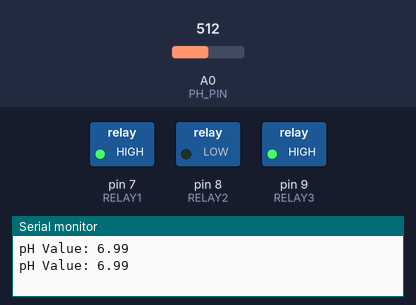
Simulated run of this sketch. Board: Arduino Uno, built with avr-gcc and run on an emulated ATmega328P. Parts: switched loads named in the sketch (green lamp = pin HIGH), the last lines printed to the serial monitor. Inputs (shaded band) come from the test bench; at power-on: A0 (PH_PIN) = 512.

Above: at 2.8 s.
2.9 s: A0 (PH_PIN) set to 535
5.6 s: A0 (PH_PIN) set to 564
At 7.2 s:
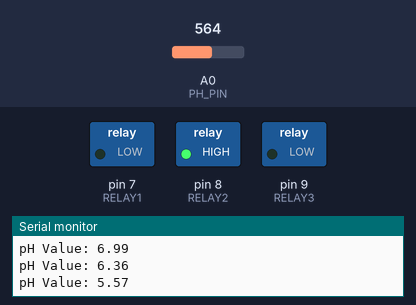
8.3 s: A0 (PH_PIN) set to 511
At 10.3 s:
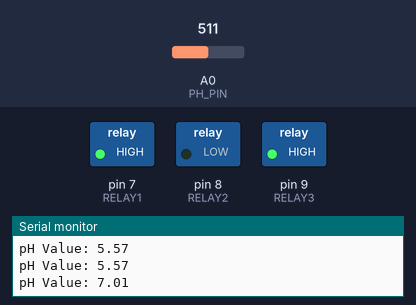
11.5 s: A0 (PH_PIN) set to 484
14.2 s: A0 (PH_PIN) set to 459
At 17.3 s:
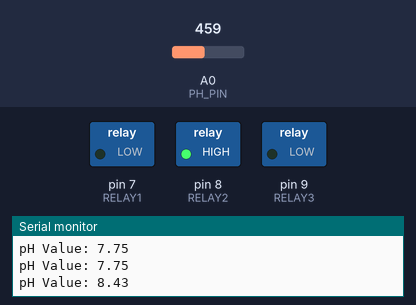
Timing chart, 0 to 18.5 s (numbered marks = the images above; inputs shaded):
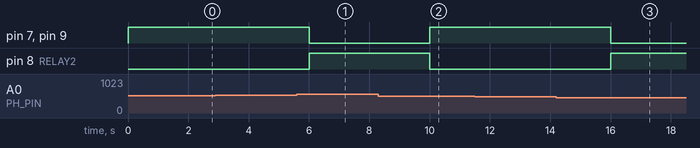

Measured:
- the behaviour switches between 548 and 549 on A0 (PH_PIN) (found by bisection; images 0 and 1)
- the behaviour switches between 475 and 474 on A0 (PH_PIN) (found by bisection; images 2 and 3)
- after the input at 5.6 s, pin 7 (RELAY1), pin 9 (RELAY3): HIGH → LOW after 0.40 s; pin 8 (RELAY2): LOW → HIGH after 0.40 s
- after the input at 8.3 s, pin 7 (RELAY1), pin 9 (RELAY3): LOW → HIGH after 1.7 s; pin 8 (RELAY2): HIGH → LOW after 1.7 s
- after the input at 14.2 s, pin 7 (RELAY1), pin 9 (RELAY3): HIGH → LOW after 1.8 s; pin 8 (RELAY2): LOW → HIGH after 1.8 s

The sketch:

greywater_system.ino
```cpp
#define PH_PIN A0
#define RELAY1 7
#define RELAY2 8
#define RELAY3 9
float voltage;
float phValue;
void setup() {
Serial.begin(9600);
pinMode(RELAY1, OUTPUT);
pinMode(RELAY2, OUTPUT);
pinMode(RELAY3, OUTPUT);
}
void loop() {
int sensorValue = analogRead(PH_PIN);
voltage = sensorValue * (5.0 / 1023.0);
phValue = 7 + ((2.5 - voltage) / 0.18);
Serial.print("pH Value: ");
Serial.println(phValue);
if(phValue >= 6 && phValue <= 8){
digitalWrite(RELAY1, HIGH); // valve to filtration
digitalWrite(RELAY2, LOW);
digitalWrite(RELAY3, HIGH); // pump ON
}
else{
digitalWrite(RELAY1, LOW);
digitalWrite(RELAY2, HIGH); // waste valve
digitalWrite(RELAY3, LOW);
}
delay(2000);
}
```
